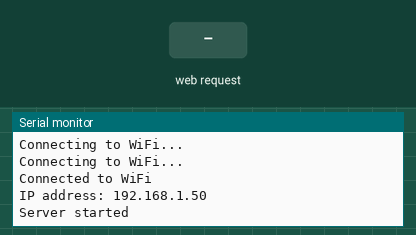
The sketch below on a simulated ESP8266 (NodeMCU). On the bench: the last lines printed to the serial monitor. The inputs (shaded band) are chosen by the test bench. WiFi joins after 1.5 s; servers stay silent unless stated; uploads are accepted with an empty reply.

Above: at 3.2 s.
3.3 s: HTTP request GET /callback received
At 4.1 s:
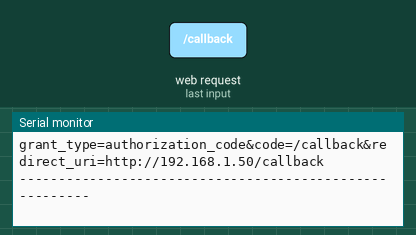
5.0 s: HTTP request GET /api/token received
At 6.61 s:
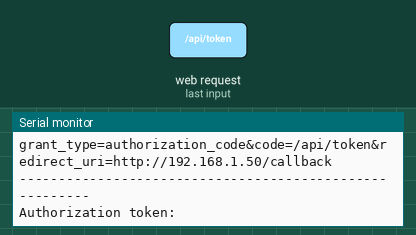
6.7 s: HTTP request GET /access_token received
At 6.86 s:
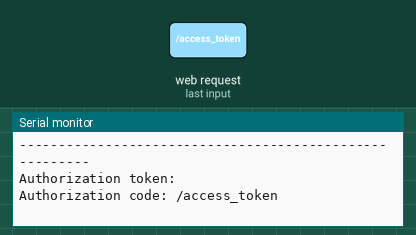

Measured:
- after the input at 3.3 s, the serial monitor: prints a new line at once (image 1)
- after the input at 5.0 s, the serial monitor: prints a new line at once (image 2)
- after the input at 6.7 s, the serial monitor: prints a new line at once (image 3)

The sketch:

SpotifyCodeFlow.ino
```cpp
#include <ESP8266WiFi.h>
#include <ESP8266HTTPClient.h>
#include <WiFiClientSecureBearSSL.h>
#include <Base64.h>

//-----------------------------------Global------------------------------------
const char* client_id = "myclientid";
const char* client_secret = "myclientsecret";

//-----------------------------------OTHER------------------------------------
BearSSL::WiFiClientSecure client;
HTTPClient http;
WiFiServer server(80);
int LoopDelay = 1000;
//-----------------------------------BUTTON-----------------------------------
const int buttonPrevious = D5;
const int buttonNext = D1;
const int buttonPlayPause = D2;

int buttonPreviousState = 0;
int buttonNextState = 0;
int buttonPlayPauseState = 0;
bool isStart = true;

//-----------------------------------SPOTIFY----------------------------------
String bearerToken = "";
double expireInSec = 0;
String redirect_uri= "http://" + WiFi.localIP().toString() + "/callback";

void getToken(String code, WiFiClient client) {
  String token_url = "https://accounts.spotify.com/api/token";
  String grant_type = "authorization_code";
  String post_data = "grant_type=" + grant_type +
                     "&code=" + code +
                     "&redirect_uri=" + redirect_uri +
                     "&client_id=" + client_id +
                     "&client_secret=" + client_secret;

  http.begin(client, token_url);
  http.addHeader("Content-Type", "application/x-www-form-urlencoded");
  int http_code = http.POST(post_data);

  String response = http.getString();
  http.end();

  Serial.print("HTTP response code: ");
  Serial.println(http_code);
  Serial.print("HTTP response body: ");
  Serial.println(response);
}

void DoPlayPause() {
  String baseUrl = "https://api.spotify.com/v1/me/player/";
  String action = isStart ? "pause" : "play";
  String url = baseUrl + action;
  isStart = !isStart;

  http.begin(client, url);
  http.addHeader("Authorization", "Bearer " + bearerToken);
  http.addHeader("Content-Type", "application/json");
  String put_data = "{}";
  int http_code = http.PUT(put_data);
  String response = http.getString();

  Serial.println("Code de réponse HTTP : " + String(http_code));
  Serial.println("Réponse : " + response);
}
void DoNext() {
  String url = "https://api.spotify.com/v1/me/player/next";

  http.begin(client, url);
  http.addHeader("Authorization", "Bearer " + bearerToken);
  http.addHeader("Content-Type", "application/json");
  String post_data = "{}";
  int http_code = http.POST(post_data);
  String response = http.getString();

  Serial.println("Code de réponse HTTP : " + String(http_code));
  Serial.println("Réponse : " + response);
}
void DoPrevious() {
  String url = "https://api.spotify.com/v1/me/player/previous";

  http.begin(client, url);
  http.addHeader("Authorization", "Bearer " + bearerToken);
  http.addHeader("Content-Type", "application/json");
  String post_data = "{}";
  int http_code = http.POST(post_data);
  String response = http.getString();

  Serial.println("Code de réponse HTTP : " + String(http_code));
  Serial.println("Réponse : " + response);
}

double getExpireInFromJson(const String json) {
  int expires_in_start = json.indexOf("expires_in\":") + 12;
  int expires_in_end = json.indexOf("}", expires_in_start);
  String expires_in_str = json.substring(expires_in_start, expires_in_end);
  int expires_in = expires_in_str.toInt();
  return expires_in;
}

String getTokenFromJson(const String json) {
  int token_start = json.indexOf(":\"") + 2;
  int token_end = json.indexOf("\",", token_start);
  return json.substring(token_start, token_end);
}


String getJsonAuth(String code) {
  String auth = String(client_id) + ":" + String(client_secret);
  String encodedAuth = base64::encode(auth);

  client.setInsecure();// Set the client to verify the SSL certificate
  if (!client.connect("accounts.spotify.com", 443)) {
    Serial.println("Error connecting to Spotify API.");
    Serial.println(client.getLastSSLError());
  }

  Serial.println("--------------------------------------------------------");
  String encodedCode =code;
  String requestBody = "grant_type=authorization_code&code=" + encodedCode + "&redirect_uri=http://"+WiFi.localIP().toString()+"/callback";
  client.print(String("POST ") + "/api/token" + " HTTP/1.1\r\n" +
               "Host: " + "accounts.spotify.com" + "\r\n" +
               "Authorization: Basic " + encodedAuth + "\r\n" +
               "Content-Type: application/x-www-form-urlencoded\r\n" +
               "Content-Length: " + String(requestBody.length()) + "\r\n" +
               "\r\n" +
               requestBody);
  Serial.println(""+requestBody);

  Serial.println("--------------------------------------------------------");
  while (client.connected()) {
    String line = client.readStringUntil('\n');
    if(line.indexOf("access_token") > 0)
    {
      return line;
    }
  }

  return "";
}

//-----------------------------------WIFI-------------------------------------
const char* ssid = "Wifi";
const char* password = "Password";


void connectToWiFi() {
  Serial.begin(9600);
  WiFi.begin(ssid, password);

  while (WiFi.status() != WL_CONNECTED) {
    delay(1000);
    Serial.println("Connecting to WiFi...");
  }

  Serial.println("Connected to WiFi");
  Serial.print("IP address: ");
  Serial.println(WiFi.localIP());
}


//-----------------------------------SERVER-------------------------------------

void startServer() {
  server.begin();
  Serial.println("Server started");
}


String handleClient() {
  WiFiClient client = server.available();

  if (client) {
    String request = "";

    while (client.connected()) {
      if (client.available()) {
        char c = client.read();
        request += c;

        if (request.endsWith("\r\n\r\n")) {
          break;
        }
      }
    }

    int codeStart = request.indexOf("code=") + 5;
    int codeEnd = request.indexOf(" HTTP");
    String code = request.substring(codeStart, codeEnd);

    if (code != "") {
      client.println("HTTP/1.1 200 OK");
      client.println("Content-Type: text/html");
      client.println("");
      client.println("<html><body><h1>Connexion reussie!</h1></body></html>");
    }

    Serial.print("Authorization code: ");
    Serial.println(code);
    return code;
  }
  return "";
}

void setup() {
  pinMode(buttonPrevious, INPUT);
  pinMode(buttonNext, INPUT);
  pinMode(buttonPlayPause, INPUT);
  connectToWiFi();
  startServer();
}


void loop() {
  while(bearerToken==""){
    String code = handleClient();
    if(code!=""){
      String jsonAuth = getJsonAuth(code);
      bearerToken = getTokenFromJson(jsonAuth);
      expireInSec = getExpireInFromJson(jsonAuth);
            Serial.println(jsonAuth);
      Serial.println("Authorization token: " + bearerToken);
      client.stop();
    }
  }

  //Serial.println("PlayPause" + String(digitalRead(buttonPlayPause)));
  //Serial.println("Next" + String(digitalRead(buttonNext)));
  //Serial.println("Previous" + String(digitalRead(buttonPrevious)));
  buttonPlayPauseState = digitalRead(buttonPlayPause);
  if (buttonPlayPauseState == HIGH) {
    DoPlayPause();
  }

  buttonPreviousState = digitalRead(buttonPrevious);
  if (buttonPreviousState == HIGH) {
    DoPrevious();
  }
  buttonNextState = digitalRead(buttonNext);
  if (buttonNextState == HIGH) {
    DoNext();
  }
  expireInSec = expireInSec-(LoopDelay/1000);

  //Serial.println("Session expire in : " + String(expireInSec));
  delay(LoopDelay);
}
```
